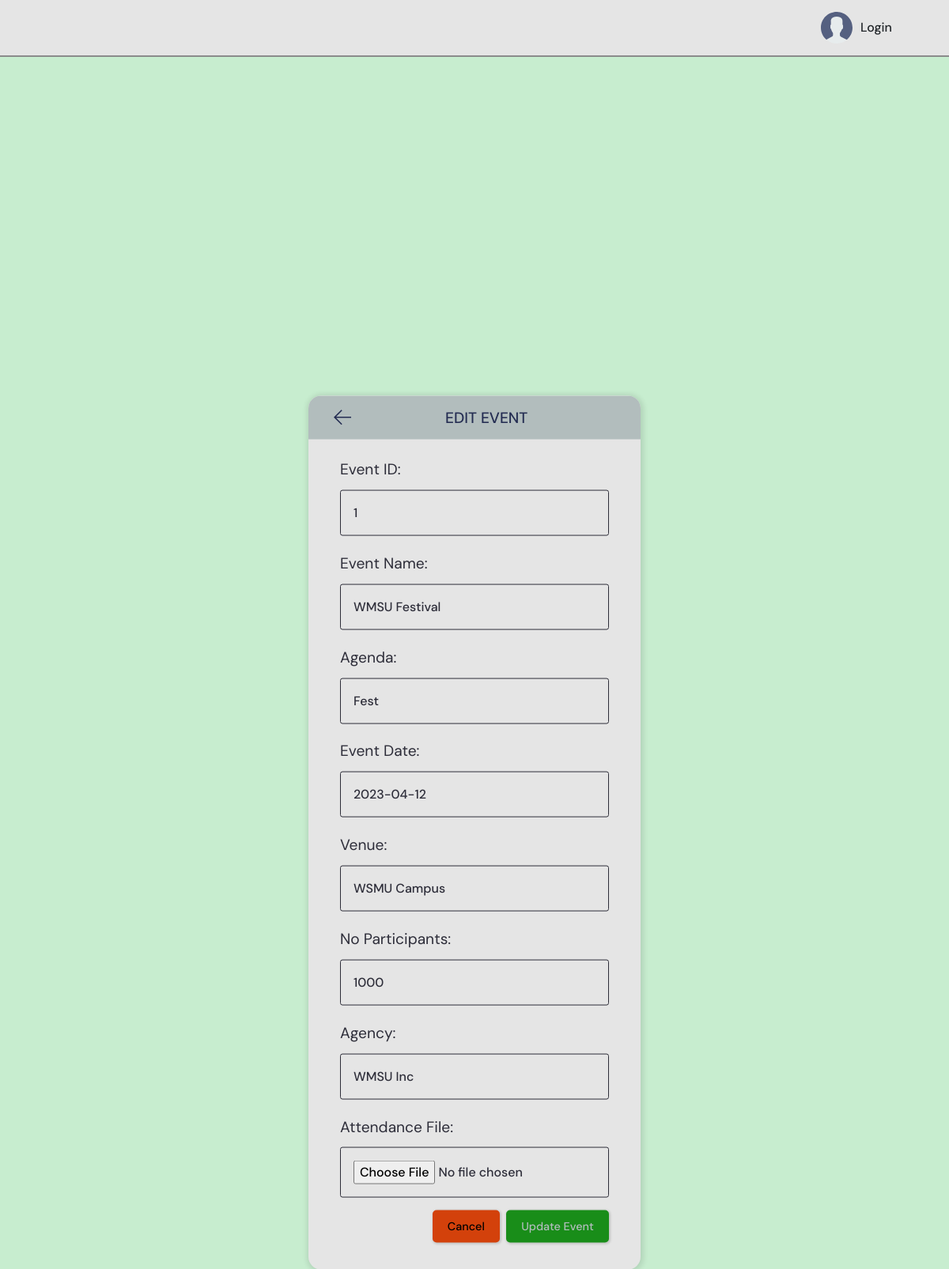
/edit-event/1/, run on the app's committed database.
### home/models.py (models this page shows, shortened)
class Event(models.Model):
    event_id = models.CharField(max_length=10, primary_key=True)
    event_name = models.CharField(max_length=100, null=True, blank=True)
    event_agenda = models.CharField(max_length=100, null=True, blank=True)
    event_date = models.DateField(null=True, blank=True)
    event_venue = models.CharField(max_length=100, null=True, blank=True)
    no_participants = models.CharField(max_length=100, null=True, blank=True)
    impl_agency = models.CharField(max_length=100, null=True, blank=True)
    attendance_file = models.FileField(null=True, blank=True)
    created_at = models.DateTimeField(auto_now_add=True)
    created_by = models.CharField(max_length=100, null=True, blank=True)
    modified_at = models.DateTimeField(auto_now=True)
    modified_by = models.CharField(max_length=100, null=True, blank=True)
    class Meta:
        ordering = ['-created_at']

### home/views.py (the view, shortened to what this page needs)
# urls.py: path('edit-event/<str:pk>/', views.edit_event, name="edit-event"),
def edit_event(request, pk):
    event = Event.objects.get(event_id=pk)
    form = EventForm(instance=event)
    user = request.user
    data = request.POST
    context = {
        'navbar': 'events',
        'form': form,
        'data': data,
        'event': event
    }
    return render(request, 'home/edit_event.html', context)

### home/forms.py
class EventForm(ModelForm):
    event_date = DateField(required=False, input_formats=['%Y-%m-%d'], widget=DateInput())
    attendance_file = FileField(required=False, widget=FileInput)
    class Meta:
        model = Event
        fields = ['event_date', 'attendance_file']

### templates/home/edit_event.html (shortened to what this page needs)
{% extends 'index.html' %}
{% load static %}
{% block css %}
<link
	rel="stylesheet"
	href="https://cdnjs.cloudflare.com/ajax/libs/datepicker/0.6.5/datepicker.min.css"
/>
{% endblock css %}
{% block content %}
<main>
	<div class="formwrapper event_formwrapper">
		<div class="create-room layout">
			<div class="formcontainer">
				<div class="form__box event_form_box">
					<div class="form__top">
						<div class="room__topleft">
							<a href="{% url 'event' event.event_id %}">
								<svg version="1.1" xmlns="http://www.w3.org/2000/svg" width="32" height="32" viewBox="0 0 32 32">
									<title>arrow-left</title>
									<path
										d="M13.723 2.286l-13.723 13.714 13.719 13.714 1.616-1.611-10.96-10.96h27.625v-2.286h-27.625l10.965-10.965-1.616-1.607z"
									></path>
								</svg>
							</a>
						</div>
						<h3>Edit Event</h3>
					</div>
					<div class="layout__body">
						<form action="" class="modalform" method="POST" enctype="multipart/form-data">
							<div class="modalform__group">
								<label for="event_id">Event ID:</label>
								<input type="text" id="event_id" name="event_id" value="{{event.event_id}}" />
							</div>
							<div class="modalform__group">
								<label for="event_name">Event Name:</label>
								<input type="text" id="event_name" name="event_name" value="{{event.event_name}}" />
							</div>
							<div class="modalform__group">
								<label for="event_agenda">Agenda:</label>
								<input type="text" id="event_agenda" name="event_agenda" value="{{event.event_agenda}}" />
							</div>
							<div class="modalform__group">
								<label for="event_date">Event Date:</label>
								{{form.event_date}}
							</div>
							<div class="modalform__group">
								<label for="event_venue">Venue:</label>
								<input type="text" id="event_venue" name="event_venue" value="{{event.event_venue}}" />
							</div>
							<div class="modalform__group">
								<label for="no_participants">No Participants:</label>
								<input type="text" id="no_participants" name="no_participants" value="{{event.no_participants}}" />
							</div>
							<div class="modalform__group">
								<label for="impl_agency">Agency:</label>
								<input type="text" id="impl_agency" name="impl_agency" value="{{event.impl_agency}}" />
							</div>
							<div class="modalform__group">
								<label for="attendance_file">Attendance File:</label>
								{{form.attendance_file}}
							</div>
							<div class="modalform__action">
								<a class="modalbtn modalbtn--dark" href="{% url 'event' event.event_id %}">Cancel</a>
								<button class="modalbtn modalbtn--main" type="submit">Update Event</button>
							</div>
						</form>
					</div>
				</div>
			</div>
		</div>
	</div>
</main>
 {% endblock content %}

### static/css/style.css (style rules this page uses)
:root { --clr-primary-400: hsl(228, 39%, 23%); --clr-white-500: #e1f6fb; --clr-white: #e5e5e5; --clr-gray: #8b8b8b; --clr-dark-gray: hwb(0 26% 74%); --clr-green-100: #75cb98; --clr-green-200: #5dd693; --clr-green-300: #66b366; --clr-green-400: #00b300; --clr-green-500: #198d19; --clr-green-600: #008000; --clr-green-700: #0f5132; }
*, *::before, *::after { box-sizing: border-box; }
* { margin: 0; padding: 0; font: inherit; }
html, body { position: relative; min-height: 100vh; }
body { font-family: "DM Sans", -apple-system, BlinkMacSystemFont, "Segoe UI", Roboto, Oxygen, Ubuntu, Cantarell, "Open Sans", "Helvetica Neue", sans-serif; text-rendering: optimizeSpeed; line-height: 1.5; background-color: #94dda485; }
a:not([class]) { text-decoration-skip-ink: auto; }
a { text-decoration: none; }
img, picture, svg { max-width: 100%; display: block; }
main { padding-bottom: 370px; }
.formwrapper { color: #b2bdbd; min-height: 100vh; }
.layout__body { justify-content: center; align-items: center; margin: 1.5rem; }
.formcontainer { max-width: 120rem; width: 90%; }
.form__box { width: 35%; max-width: 48rem; position: absolute; top: 90%; left: 50%; transform: translate(-50%, -50%); background-color: var(--clr-white); border-radius: 1rem; box-shadow: 1px 1px 6px 3px rgba(0, 0, 0, 0.1); overflow: hidden; }
.form__top { background: #b2bdbd; color: var(--clr-primary-400); display: flex; justify-content: space-between; text-align: center; align-items: center; padding: 1rem 0 1rem; position: relative; text-transform: uppercase; }
.form__top h3 { margin: auto; font-size: 1.2rem; font-family: "DM Sans", -apple-system, BlinkMacSystemFont, "Segoe UI", Roboto, Oxygen, Ubuntu, Cantarell, "Open Sans", "Helvetica Neue", sans-serif; }
.form__top svg { margin-left: 2rem; margin-right: -1.5rem; width: 1.4rem; height: 1.4rem; fill: var(--clr-primary-400); cursor: pointer; justify-content: center; }
.modalform__group { margin-bottom: 1rem; width: 100%; padding: 0 1rem 0 1rem; }
.modalform__group label { display: block; font-size: 1.2rem; margin-bottom: 0.7rem; margin-top: 1.3rem; color: #2d2d39; }
.modalform__group input, .modalform__group textarea { background: transparent; border: 1px solid #2d2d39; padding: 1rem; border-radius: 3px; width: 100%; color: #2d2d39; font-weight: 500; outline: none; font-family: "DM Sans", -apple-system, BlinkMacSystemFont, "Segoe UI", Roboto, Oxygen, Ubuntu, Cantarell, "Open Sans", "Helvetica Neue", sans-serif; font-size: 1rem; }
.modalform__action { display: flex; justify-content: flex-end; gap: 0.5rem; padding: 0 1rem 0.6rem 0; }
.modalform__action a { color: #000; }
.modalbtn { background-color: transparent; border: none; display: inline-flex; align-items: center; gap: 1rem; cursor: pointer; transition: all ease-in-out 0.3s; padding: 0.6rem 1.2rem; border-radius: 5px; font-size: 90%; box-shadow: 1px 1px 3px 1px rgba(0, 0, 0, 0.15); font-weight: 500; font-family: "DM Sans", -apple-system, BlinkMacSystemFont, "Segoe UI", Roboto, Oxygen, Ubuntu, Cantarell, "Open Sans", "Helvetica Neue", sans-serif; }
.modalbtn--main { background-color: #198d19; color: #b2bdbd; }
.modalbtn--dark { background-color: #d3410b; color: var(--clr-white); }
@media (min-width: 768px) { :root { --fs-2: 6rem; --fs-3: 5.5rem; } }
@media (min-width: 992px) { :root { --fs-3: 7rem; } }

### data on the page
Event: event_id "1", event_name "WMSU Festival", event_agenda "Fest", event_date "2023-04-12", event_venue "WSMU Campus", no_participants "1000", impl_agency "WMSU Inc"
